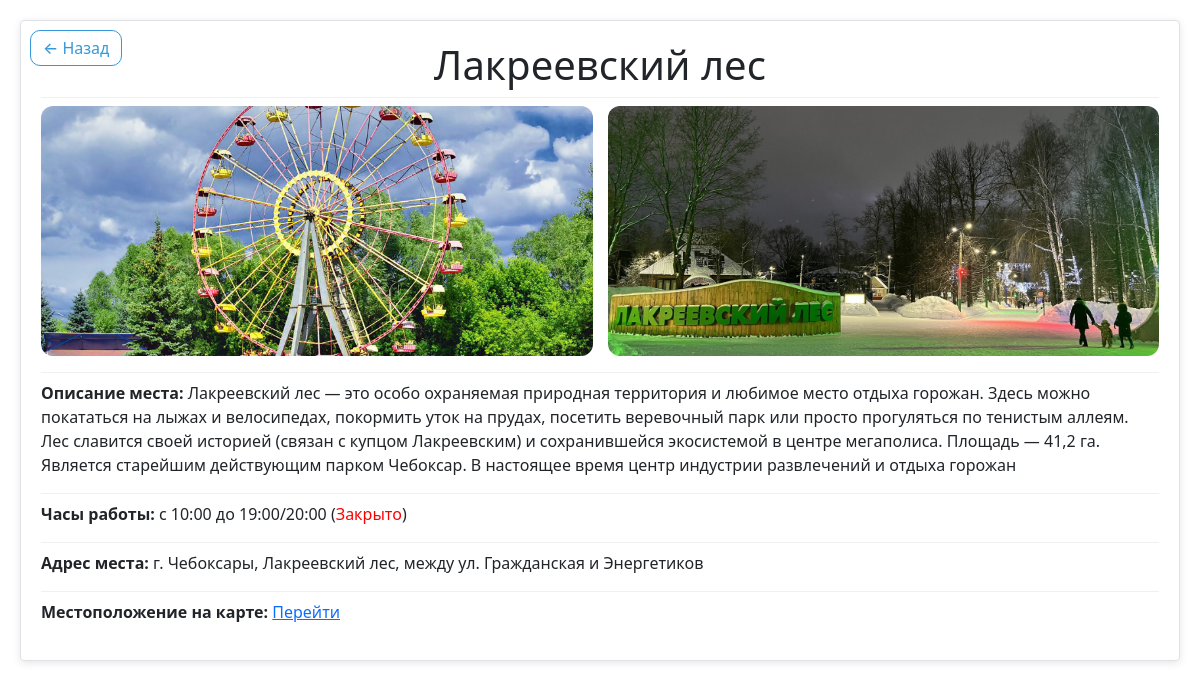
The page /place?id=1 on the database its author committed.
### data/places.py (models this page shows)
class Places(SqlAlchemyBase):
    __tablename__ = 'Places'
    id = sqlalchemy.Column(sqlalchemy.Integer,
                           primary_key=True, autoincrement=True)
    title = sqlalchemy.Column(sqlalchemy.String, nullable=True)
    description = sqlalchemy.Column(sqlalchemy.String, nullable=True)
    deprecation_full = sqlalchemy.Column(sqlalchemy.String, nullable=True)
    category = sqlalchemy.Column(sqlalchemy.String, nullable=True)
    address = sqlalchemy.Column(sqlalchemy.String, nullable=True)
    opening_hours = sqlalchemy.Column(sqlalchemy.String, nullable=True)
    link_map =sqlalchemy.Column(sqlalchemy.String, nullable=True)
    name_photo_main = sqlalchemy.Column(sqlalchemy.String, nullable=True)
    name_photo_1 = sqlalchemy.Column(sqlalchemy.String, nullable=True)
    name_photo_2 = sqlalchemy.Column(sqlalchemy.String, nullable=True)
    open_hour = sqlalchemy.Column(sqlalchemy.Integer, nullable=True)
    close_hour = sqlalchemy.Column(sqlalchemy.Integer, nullable=True)

### app.py (the view)
@app.route('/place')
def show_place():
    db_session.global_init("db/places.db")
    place_id = request.args.get('id')
    if not place_id:
        return "ID не указан", 400
    tme = datetime.now().strftime("%H")
    db_sess = db_session.create_session()
    place = db_sess.query(Places).get(place_id)
    if int(tme) >= place.open_hour and int(tme) < place.close_hour:
        tr_tme = True
    elif place.open_hour > place.close_hour:
        if (int(tme) + 24 - place.open_hour) >= 0 and (int(tme) + 24 - place.open_hour) < (place.close_hour + 24 - place.open_hour):
            tr_tme = True
        else:
            tr_tme = False
    else:
        tr_tme = False
    if not place:
        return "Место не найдено", 404
    return render_template('places_details.html', place=place, tme=tr_tme)

### data/db_session.py (called while the page is built, shortened)
def global_init(db_file):
    global __factory
    if __factory:
        return

def create_session() -> Session:
    global __factory
    return __factory()

### templates/places_details.html (shortened to what this page needs)
{% block content %}
<html lang="en">
<head>
  <link rel="stylesheet"
  href="https://cdn.jsdelivr.net/npm/bootstrap@5.0.0-beta1/dist/css/bootstrap.min.css"
>
  <link rel="stylesheet" type="text/css" href="{{ url_for('static', filename='css/place.css') }}" />
</head>
<body>
  <div class="places">
    <div class="col-md6 border rounded">
      <a href="/" class="btn-back"> ← Назад</a>
      <h1 style="text-align: center">{{place.title}}</h1>
      {% if place.name_photo_1 and place.name_photo_2 %}
      <div class="photo-row">
        <img src="{{ url_for('static', filename='images/' + place.name_photo_1) }}" alt="Фото 1">
        <img src="{{ url_for('static', filename='images/' + place.name_photo_2) }}" alt="Фото 2">
      </div>
      {% elif place.name_photo_1 and not place.name_photo_2 %}
        <img class="single-photo" src="{{ url_for('static', filename='images/' + place.name_photo_1) }}" alt="Фото">
      {% endif %}
      <div><b>Описание места:</b> {{place.deprecation_full}}</div>
      {% if tme %}
        <div><b>Часы работы:</b> {{place.opening_hours}} (<span style="color: #00ff00">Открыто</span>)</div>
      {% else %}
        <div><b>Часы работы:</b> {{place.opening_hours}} (<span style="color: #ff0000">Закрыто</span>)</div>
      {% endif %}
      <div><b>Адрес места:</b> {{place.address}}</div>
      <div><b>Местоположение на карте:</b> <a href="{{place.link_map}}">Перейти</a></div>
    </div>
  </div>
</body>
</html>
{% endblock %}

### static/css/place.css (style rules this page uses)
.places { margin: 0 auto; padding: 20px; display: flex; flex-direction: column; gap: 20px; }
.places .col-md6 { background: white; border-radius: 12px; padding: 20px; margin: 0; box-shadow: 0 2px 8px rgba(0, 0, 0, 0.1); transition: transform 0.2s ease, box-shadow 0.2s ease; border: 1px solid #e0e0e0; }
.places .col-md6 div { margin: 8px 0; line-height: 1.5; }
.places .col-md6 div:not(:first-child) { padding: 8px 0; border-top: 1px solid #f0f0f0; }
.places .col-md6 div:nth-child(3)::before { font-weight: bold; }
.places .col-md6 div:nth-child(4)::before { font-weight: bold; }
.places .col-md6 div:nth-child(5)::before { font-weight: bold; }
.btn-back { position: absolute; top: 20px; left: 20px; text-decoration: none; font-size: 16px; font-weight: 500; color: #3498db; background: white; border: 1.5px solid #3498db; cursor: pointer; transition: all 0.2s ease; padding: 5px 12px; border-radius: 10px; margin: 10px 10px; }
.photo-row { display: flex; gap: 15px; margin: 20px 0; flex-wrap: wrap; }
.photo-row img { flex: 1; height: 250px; object-fit: cover; border-radius: 12px; transition: transform 0.3s, box-shadow 0.3s; cursor: pointer; }

### rows shown on the page
Places: title "Лакреевский лес", name_photo_1 (picture), name_photo_2 (picture), deprecation_full "Лакреевский лес — это особо охраняемая природная территория и любимое место отдыха горожан. Здесь можно покататься на лыжах и велосипедах, покормить уток на прудах, посетить веревочный парк или просто прогуляться по тенистым аллеям. Лес славится своей историей (связан с купцом Лакреевским) и сохранившейся экосистемой в центре мегаполиса. Площадь — 41,2 га. Является старейшим действующим парком Чебоксар. В настоящее время центр индустрии развлечений и отдыха горожан", opening_hours "с 10:00 до 19:00/20:00", address "г. Чебоксары, Лакреевский лес, между ул. Гражданская и Энергетиков"
